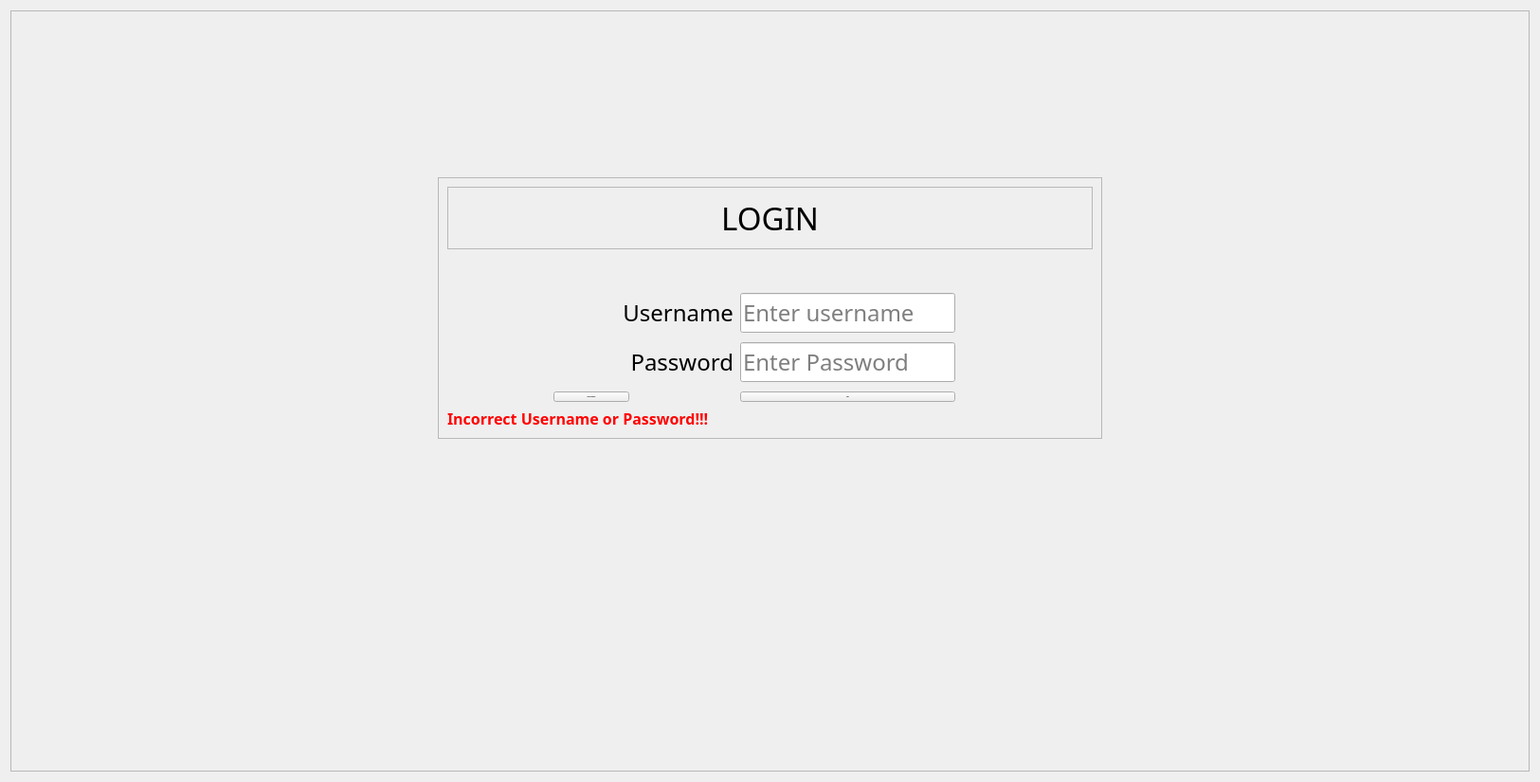
            <widget class="QWidget" name="login_page">
             <property name="styleSheet">
              <string notr="true"/>
             </property>
             <layout class="QVBoxLayout" name="verticalLayout_6">
              <item>
               <widget class="QFrame" name="container">
                <property name="frameShape">
                 <enum>QFrame::StyledPanel</enum>
                </property>
                <property name="frameShadow">
                 <enum>QFrame::Raised</enum>
                </property>
                <layout class="QHBoxLayout" name="horizontalLayout_6">
                 <property name="leftMargin">
                  <number>450</number>
                 </property>
                 <property name="topMargin">
                  <number>175</number>
                 </property>
                 <property name="rightMargin">
                  <number>450</number>
                 </property>
                 <property name="bottomMargin">
                  <number>350</number>
                 </property>
                 <item>
                  <widget class="QFrame" name="Box">
                   <property name="frameShape">
                    <enum>QFrame::StyledPanel</enum>
                   </property>
                   <property name="frameShadow">
                    <enum>QFrame::Raised</enum>
                   </property>
                   <layout class="QVBoxLayout" name="verticalLayout_4">
                    <item>
                     <widget class="QFrame" name="frame">
                      <property name="maximumSize">
                       <size>
                        <width>16777215</width>
                        <height>75</height>
                       </size>
                      </property>
                      <property name="frameShape">
                       <enum>QFrame::StyledPanel</enum>
                      </property>
                      <property name="frameShadow">
                       <enum>QFrame::Raised</enum>
                      </property>
                      <layout class="QVBoxLayout" name="verticalLayout_5">
                       <item>
                        <widget class="QLabel" name="label_4">
                         <property name="font">
                          <font>
                           <family>Dungeon</family>
                           <pointsize>25</pointsize>
                          </font>
                         </property>
                         <property name="text">
                          <string>LOGIN</string>
                         </property>
                         <property name="alignment">
                          <set>Qt::AlignCenter</set>
                         </property>
                        </widget>
                       </item>
                      </layout>
                     </widget>
                    </item>
                    <item>
                     <layout class="QFormLayout" name="formLayout">
                      <property name="horizontalSpacing">
                       <number>7</number>
                      </property>
                      <property name="verticalSpacing">
                       <number>10</number>
                      </property>
                      <property name="leftMargin">
                       <number>112</number>
                      </property>
                      <property name="topMargin">
                       <number>40</number>
                      </property>
                      <property name="rightMargin">
                       <number>145</number>
                      </property>
                      <item row="0" column="0">
                       <widget class="QLabel" name="username">
                        <property name="minimumSize">
                         <size>
                          <width>190</width>
                          <height>0</height>
                         </size>
                        </property>
                        <property name="maximumSize">
                         <size>
                          <width>150</width>
                          <height>16777215</height>
                         </size>
                        </property>
                        <property name="font">
                         <font>
                          <family>Orbitron</family>
                          <pointsize>18</pointsize>
                          <kerning>true</kerning>
                         </font>
                        </property>
                        <property name="text">
                         <string>Username</string>
                        </property>
                        <property name="alignment">
                         <set>Qt::AlignRight|Qt::AlignTrailing|Qt::AlignVCenter</set>
                        </property>
                       </widget>
                      </item>
                      <item row="0" column="1">
                       <widget class="QLineEdit" name="username_edit">
                        <property name="font">
                         <font>
                          <family>Agency FB</family>
                          <pointsize>18</pointsize>
                         </font>
                        </property>
                        <property name="echoMode">
                         <enum>QLineEdit::Normal</enum>
                        </property>
                        <property name="placeholderText">
                         <string>Enter username</string>
                        </property>
                        <property name="clearButtonEnabled">
                         <bool>true</bool>
                        </property>
                       </widget>
                      </item>
                      <item row="1" column="0">
                       <widget class="QLabel" name="password">
                        <property name="minimumSize">
                         <size>
                          <width>190</width>
                          <height>0</height>
                         </size>
                        </property>
                        <property name="maximumSize">
                         <size>
                          <width>150</width>
                          <height>16777215</height>
                         </size>
                        </property>
                        <property name="font">
                         <font>
                          <family>Orbitron</family>
                          <pointsize>18</pointsize>
                         </font>
                        </property>
                        <property name="text">
                         <string>Password</string>
                        </property>
                        <property name="alignment">
                         <set>Qt::AlignRight|Qt::AlignTrailing|Qt::AlignVCenter</set>
                        </property>
                       </widget>
                      </item>
                      <item row="1" column="1">
                       <widget class="QLineEdit" name="password_edit">
                        <property name="font">
                         <font>
                          <family>Agency FB</family>
                          <pointsize>18</pointsize>
                         </font>
                        </property>
                        <property name="inputMethodHints">
                         <set>Qt::ImhDigitsOnly|Qt::ImhHiddenText|Qt::ImhNoAutoUppercase|Qt::ImhNoPredictiveText|Qt::ImhSensitiveData</set>
                        </property>
                        <property name="echoMode">
                         <enum>QLineEdit::Password</enum>
                        </property>
                        <property name="placeholderText">
                         <string>Enter Password</string>
                        </property>
                        <property name="clearButtonEnabled">
                         <bool>true</bool>
                        </property>
                       </widget>
                      </item>
                      <item row="2" column="0">
                       <widget class="QPushButton" name="fp">
                        <property name="font">
                         <font>
                          <family>Orbitron</family>
                          <pointsize>-1</pointsize>
                          <weight>75</weight>
                          <bold>true</bold>
                         </font>
                        </property>
                        <property name="layoutDirection">
                         <enum>Qt::LeftToRight</enum>
                        </property>
                        <property name="text">
                         <string>Forgot Password?</string>
                        </property>
                       </widget>
                      </item>
                      <item row="2" column="1">
                       <widget class="QPushButton" name="login">
                        <property name="font">
                         <font>
                          <family>Orbitron</family>
                          <pointsize>-1</pointsize>
                          <weight>75</weight>
                          <bold>true</bold>
                         </font>
                        </property>
                        <property name="text">
                         <string>Login</string>
                        </property>
                       </widget>
                      </item>
                     </layout>
                    </item>
                    <item>
                     <widget class="QLabel" name="incp">
                      <property name="font">
                       <font>
                        <family>Orbitron</family>
                        <pointsize>12</pointsize>
                        <weight>75</weight>
                        <bold>true</bold>
                       </font>
                      </property>
                      <property name="styleSheet">
                       <string notr="true">*{color:red}</string>
                      </property>
                      <property name="text">
                       <string>Incorrect Username or Password!!!</string>
                      </property>
                     </widget>
                    </item>
                   </layout>
                  </widget>
                 </item>
                </layout>
               </widget>
              </item>
             </layout>
            </widget>
